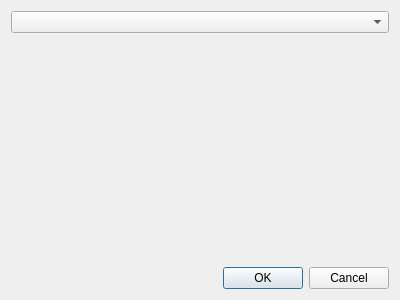
<?xml version="1.0" encoding="UTF-8"?>
<ui version="4.0">
 <class>Dialog</class>
 <widget class="QDialog" name="Dialog">
  <property name="geometry">
   <rect>
    <x>0</x>
    <y>0</y>
    <width>400</width>
    <height>300</height>
   </rect>
  </property>
  <property name="windowTitle">
   <string>Dialog</string>
  </property>
  <layout class="QVBoxLayout" name="verticalLayout">
   <item>
    <widget class="QComboBox" name="comboBox"/>
   </item>
   <item>
    <spacer name="verticalSpacer">
     <property name="orientation">
      <enum>Qt::Vertical</enum>
     </property>
     <property name="sizeHint" stdset="0">
      <size>
       <width>20</width>
       <height>224</height>
      </size>
     </property>
    </spacer>
   </item>
   <item>
    <widget class="QDialogButtonBox" name="buttonBox">
     <property name="orientation">
      <enum>Qt::Horizontal</enum>
     </property>
     <property name="standardButtons">
      <set>QDialogButtonBox::Cancel|QDialogButtonBox::Ok</set>
     </property>
    </widget>
   </item>
  </layout>
 </widget>
 <resources/>
 <connections>
  <connection>
   <sender>buttonBox</sender>
   <signal>accepted()</signal>
   <receiver>Dialog</receiver>
   <slot>accept()</slot>
   <hints>
    <hint type="sourcelabel">
     <x>248</x>
     <y>254</y>
    </hint>
    <hint type="destinationlabel">
     <x>157</x>
     <y>274</y>
    </hint>
   </hints>
  </connection>
  <connection>
   <sender>buttonBox</sender>
   <signal>rejected()</signal>
   <receiver>Dialog</receiver>
   <slot>reject()</slot>
   <hints>
    <hint type="sourcelabel">
     <x>316</x>
     <y>260</y>
    </hint>
    <hint type="destinationlabel">
     <x>286</x>
     <y>274</y>
    </hint>
   </hints>
  </connection>
 </connections>
</ui>
